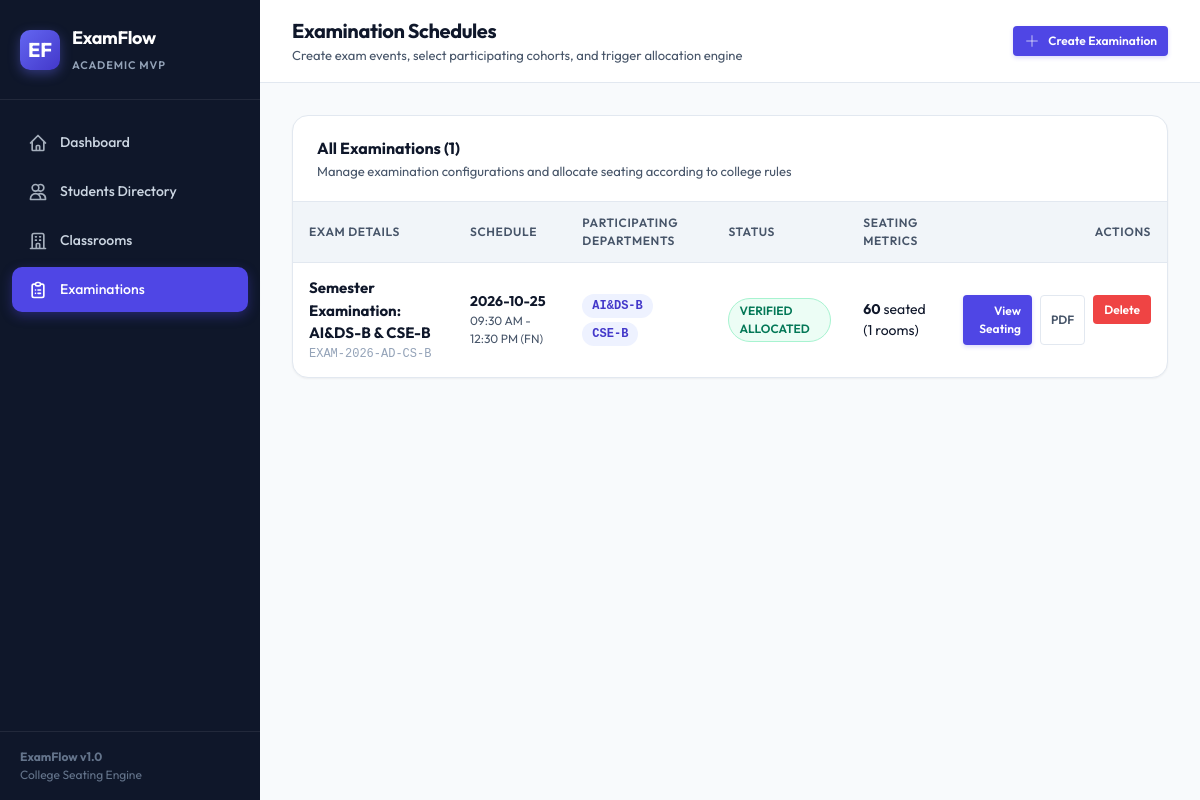
The app's page /examinations with its own data.
### tables this page shows
CREATE TABLE examinations (
        id INTEGER PRIMARY KEY AUTOINCREMENT,
        title TEXT NOT NULL,
        exam_code TEXT UNIQUE NOT NULL,
        date TEXT NOT NULL,
        session_time TEXT NOT NULL,
        status TEXT DEFAULT 'DRAFT' CHECK(status IN ('DRAFT', 'ALLOCATED', 'FAILED')),
        allocation_notes TEXT DEFAULT '',
        created_at TIMESTAMP DEFAULT CURRENT_TIMESTAMP
    );

CREATE TABLE exam_departments (
        id INTEGER PRIMARY KEY AUTOINCREMENT,
        exam_id INTEGER NOT NULL REFERENCES examinations(id) ON DELETE CASCADE,
        department TEXT NOT NULL,
        UNIQUE(exam_id, department)
    );

### app.py (the view)
@app.route("/examinations")
def examinations_list():
    conn = get_db_connection()
    exams = conn.execute("""
        SELECT e.*,
               (SELECT COUNT(*) FROM seating_assignments WHERE exam_id = e.id) as seated_count,
               (SELECT COUNT(*) FROM room_allocations WHERE exam_id = e.id) as rooms_allocated
        FROM examinations e
        ORDER BY e.created_at DESC
    """).fetchall()
    all_depts = [r["department"] for r in conn.execute("SELECT DISTINCT department FROM students ORDER BY department").fetchall()]
    all_rooms = fetch_all_classrooms()
    exam_data = []
    for ex in exams:
        d_dict = dict(ex)
        depts = conn.execute("SELECT department FROM exam_departments WHERE exam_id = ?", (d_dict["id"],)).fetchall()
        d_dict["departments"] = [d["department"] for d in depts]
        exam_data.append(d_dict)
    conn.close()
    return render_template("examinations.html", exams=exam_data, all_depts=all_depts, all_rooms=all_rooms)

### app.py (called while the page is built)
def fetch_all_classrooms() -> List[Dict[str, Any]]:
    conn = get_db_connection()
    rows = conn.execute("""
        SELECT *, (rows * columns) AS bench_capacity, (rows * columns * 2) AS seat_capacity
        FROM classrooms
        ORDER BY room_number ASC
    """).fetchall()
    conn.close()
    return [dict(r) for r in rows]

### database.py (called while the page is built)
def get_db_connection() -> sqlite3.Connection:
    conn = sqlite3.connect(DB_PATH)
    conn.row_factory = sqlite3.Row
    conn.execute("PRAGMA foreign_keys = ON;")
    return conn

### templates/examinations.html (shortened to what this page needs)
{% extends "base.html" %}
{% block page_title %}Examination Schedules{% endblock %}
{% block page_subtitle %}Create exam events, select participating cohorts, and trigger allocation engine{% endblock %}
{% block topbar_actions %}
  <button type="button" class="btn btn-primary btn-sm" data-modal-target="create-exam-modal">
    <svg fill="none" viewBox="0 0 24 24" stroke="currentColor">
      <path stroke-linecap="round" stroke-linejoin="round" d="M12 4v16m8-8H4" />
    </svg>
    Create Examination
  </button>
{% endblock %}
{% block content %}
<div class="card">
  <div class="card-header">
    <div>
      <h3 class="card-title">All Examinations ({{ exams|length }})</h3>
      <p class="card-subtitle">Manage examination configurations and allocate seating according to college rules</p>
    </div>
  </div>
  <div class="table-responsive">
    <table class="table">
      <thead>
        <tr>
          <th>Exam Details</th>
          <th>Schedule</th>
          <th>Participating Departments</th>
          <th>Status</th>
          <th>Seating Metrics</th>
          <th style="text-align: right;">Actions</th>
        </tr>
      </thead>
      <tbody>
        {% if exams %}
          {% for ex in exams %}
            <tr>
              <td>
                <div style="font-weight: 700; font-size: 15px; color: var(--text-primary);">{{ ex.title }}</div>
                <div style="font-size: 12px; color: var(--text-muted); font-family: monospace;">{{ ex.exam_code }}</div>
              </td>
              <td>
                <div><b>{{ ex.date }}</b></div>
                <div style="font-size: 12px; color: var(--text-secondary);">{{ ex.session_time }}</div>
              </td>
              <td>
                <div style="display: flex; gap: 4px; flex-wrap: wrap;">
                  {% for dept in ex.departments %}
                    <span class="badge badge-dept">{{ dept }}</span>
                  {% endfor %}
                </div>
              </td>
              <td>
                {% if ex.status == 'ALLOCATED' %}
                  <span class="badge badge-allocated">VERIFIED ALLOCATED</span>
                {% elif ex.status == 'FAILED' %}
                  <span class="badge badge-failed">INFEASIBLE</span>
                {% else %}
                  <span class="badge badge-draft">DRAFT</span>
                {% endif %}
              </td>
              <td>
                {% if ex.status == 'ALLOCATED' %}
                  <strong>{{ ex.seated_count }}</strong> seated ({{ ex.rooms_allocated }} rooms)
                {% else %}
                  <span style="color: var(--text-muted);">Unallocated</span>
                {% endif %}
              </td>
              <td style="text-align: right;">
                <div style="display: inline-flex; gap: 8px;">
                  <a href="{{ url_for('allocate_exam', exam_id=ex.id) }}" class="btn btn-primary btn-sm">
                    {% if ex.status == 'ALLOCATED' %}
                      View Seating
                    {% else %}
                      Allocate Seating
                    {% endif %}
                  </a>
                  {% if ex.status == 'ALLOCATED' %}
                    <a href="{{ url_for('download_master_pdf', exam_id=ex.id) }}" class="btn btn-secondary btn-sm" title="Download Master PDF">
                      PDF
                    </a>
                  {% endif %}
                  <form action="{{ url_for('delete_examination', exam_id=ex.id) }}" method="POST" onsubmit="return confirm('Delete examination {{ ex.title }}?');" style="display: inline;">
                    <button type="submit" class="btn btn-danger btn-sm">Delete</button>
                  </form>
                </div>
              </td>
            </tr>
          {% endfor %}
        {% else %}
          <tr>
            <td colspan="6" style="text-align: center; color: var(--text-muted); padding: 40px;">
              No examinations configured. Click <b>"Create Examination"</b> to set up a new exam event.
            </td>
          </tr>
        {% endif %}
      </tbody>
    </table>
  </div>
</div>
{% endblock %}

### static/css/style.css (style rules this page uses)
:root { --font-family: 'Outfit', -apple-system, BlinkMacSystemFont, 'Segoe UI', Roboto, Helvetica, Arial, sans-serif; --bg-primary: #f8fafc; --bg-surface: #ffffff; --bg-surface-subtle: #f1f5f9; --bg-sidebar: #0f172a; --bg-sidebar-hover: #1e293b; --bg-sidebar-active: #312e81; --border-color: #e2e8f0; --border-focus: #6366f1; --text-primary: #0f172a; --text-secondary: #475569; --text-muted: #94a3b8; --text-inverse: #ffffff; --brand-primary: #4f46e5; --brand-hover: #4338ca; --brand-subtle: #eef2ff; --success: #10b981; --success-subtle: #ecfdf5; --success-border: #a7f3d0; --success-text: #047857; --warning: #f59e0b; --warning-subtle: #fffbeb; --warning-border: #fde68a; --warning-text: #b45309; --danger: #ef4444; --danger-subtle: #fef2f2; --danger-border: #fecaca; --danger-text: #b91c1c; --info: #0284c7; --info-subtle: #f0f9ff; --info-border: #bae6fd; --info-text: #0369a1; --radius-sm: 6px; --radius-md: 10px; --radius-lg: 16px; --radius-full: 9999px; --shadow-sm: 0 1px 2px 0 rgb(0 0 0 / 0.05); --shadow-md: 0 4px 6px -1px rgb(0 0 0 / 0.08), 0 2px 4px -2px rgb(0 0 0 / 0.05); --shadow-lg: 0 10px 15px -3px rgb(0 0 0 / 0.08), 0 4px 6px -4px rgb(0 0 0 / 0.04); --shadow-xl: 0 20px 25px -5px rgb(0 0 0 / 0.1), 0 8px 10px -6px rgb(0 0 0 / 0.06); --transition-fast: 0.15s ease; --transition-normal: 0.25s ease; }
*, *::before, *::after { box-sizing: border-box; margin: 0; padding: 0; }
body { font-family: var(--font-family); background-color: var(--bg-primary); color: var(--text-primary); line-height: 1.5; -webkit-font-smoothing: antialiased; min-height: 100vh; display: flex; }
.btn { display: inline-flex; align-items: center; justify-content: center; gap: 8px; padding: 9px 16px; font-size: 14px; font-weight: 600; font-family: inherit; border-radius: var(--radius-sm); border: 1px solid transparent; cursor: pointer; text-decoration: none; transition: all var(--transition-fast); }
.btn svg { width: 16px; height: 16px; }
.btn-primary { background-color: var(--brand-primary); color: #fff; box-shadow: 0 2px 4px rgba(79, 70, 229, 0.2); }
.btn-secondary { background-color: var(--bg-surface); color: var(--text-secondary); border-color: var(--border-color); }
.btn-danger { background-color: var(--danger); color: #fff; }
.btn-sm { padding: 6px 10px; font-size: 12px; border-radius: 4px; }
.card { background: var(--bg-surface); border: 1px solid var(--border-color); border-radius: var(--radius-lg); box-shadow: var(--shadow-sm); margin-bottom: 24px; overflow: hidden; }
.card-header { padding: 20px 24px; border-bottom: 1px solid var(--border-color); display: flex; align-items: center; justify-content: space-between; }
.card-title { font-size: 16px; font-weight: 700; color: var(--text-primary); }
.card-subtitle { font-size: 13px; color: var(--text-secondary); margin-top: 2px; }
.table-responsive { width: 100%; overflow-x: auto; }
.table { width: 100%; border-collapse: separate; border-spacing: 0; font-size: 14px; }
.table th { background-color: var(--bg-surface-subtle); color: var(--text-secondary); font-weight: 600; text-align: left; padding: 12px 16px; border-bottom: 1px solid var(--border-color); font-size: 12px; text-transform: uppercase; letter-spacing: 0.05em; }
.table td { padding: 14px 16px; border-bottom: 1px solid var(--border-color); color: var(--text-primary); vertical-align: middle; }
.table tbody tr:last-child td { border-bottom: none; }
.badge { display: inline-flex; align-items: center; padding: 3px 10px; font-size: 12px; font-weight: 600; border-radius: var(--radius-full); }
.badge-allocated { background-color: var(--success-subtle); color: var(--success-text); border: 1px solid var(--success-border); }
.badge-dept { background-color: #eef2ff; color: #4338ca; font-family: monospace; }

### records on screen
examinations: title "Semester Examination: AI&DS-B & CSE-B", exam_code "EXAM-2026-AD-CS-B", date "2026-10-25", session_time "09:30 AM - 12:30 PM (FN)", status "VERIFIED ALLOCATED", seated_count "60", rooms_allocated "1"
exam_departments: department "AI&DS-B"
exam_departments: department "CSE-B"

### other values on screen
{{ exams|length }} "1"
